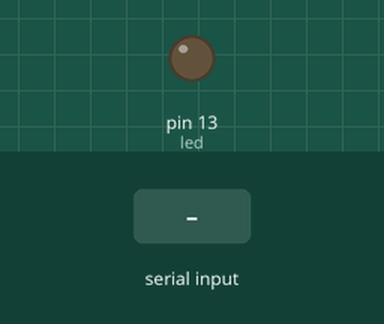
A sketch run on a simulated Arduino Uno, built with avr-gcc and run on an emulated ATmega328P. Shown: output pins drawn as LEDs (lit = HIGH). The test bench sets the inputs (shaded band). What the sketch prints to the serial monitor is not drawn.

Above: at 1.2 s.
1.3 s: "1" received over Serial
At 2.1 s:
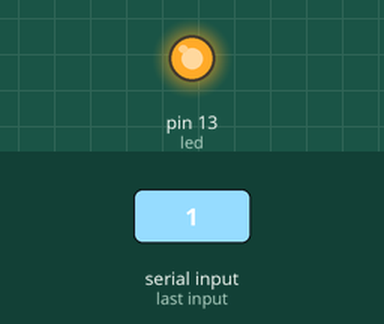
4.3 s: "*" received over Serial
7.3 s: "-" received over Serial
Timing chart, 0 to 10.3 s (numbered marks = the images above; inputs shaded):
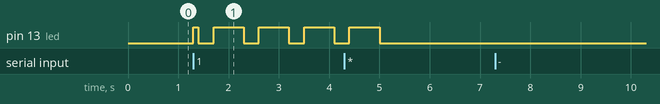

The sketch:

MorseArduino.ino
```cpp
#define led 13
#define dot 100
#define dash 600
#define letterDelay 300
#define wordDelay 500

const char* morseCodes[] = {
  "*-",      // A
  "-***",    // B
  "-*-*",    // C
  "-**",     // D
  "*",       // E
  "**-*",    // F
  "--*",     // G
  "****",    // H
  "**",      // I
  "*---",    // J
  "-*-",     // K
  "*-**",    // L
  "--",      // M
  "-*",      // N
  "---",     // O
  "*--*",    // P
  "--*-",    // Q
  "*-*",     // R
  "***",     // S
  "-",       // T
  "**-",     // U
  "***-",    // V
  "*--",     // W
  "-**-",    // X
  "-*--",    // Y
  "--**",    // Z
  "-----",   // 0
  "*----",   // 1
  "**---",   // 2
  "***--",   // 3
  "****-",   // 4
  "*****",   // 5
  "-****",   // 6
  "--***",   // 7
  "---**",   // 8
  "----*",   // 9
};
int input;

void setup() {
  pinMode(led, OUTPUT);
  Serial.begin(9600);
  Serial.println("Start writing here. The characters and numbers will be converted to Morse code on the LED on the board");
  Serial.println();
}

void loop() {
  if (Serial.available() > 0) {
    input = Serial.read();
    if (!isAlphaNumeric(input)) {
      Serial.print("'");
      Serial.print(char(input));
      Serial.println("' is an invalid character. You can only input characters 'a'..'z', 'A'..'Z' and numbers '0'..'9'");
    } else {
      const char* morse = morseCodes[morseIndexFor(input)];
      int i = 0;
      char letter = 0;
      Serial.write(input);
      Serial.print(" = ");
      do {
        letter = morse[i++];
        flashMorseFor(letter);
      } while (letter > 0);
      Serial.println();
      delay(wordDelay);
    }
  }
}

int morseIndexFor(int input) {
  int offset = 0;
  if (isLowerCase(input)) {
    offset = 'a';
  } else if (isUpperCase(input)) {
    offset = 'A';
  } else if (isDigit(input)) {
    offset = '0' - 26;
  }
  return input - offset;
}

void flashMorseFor(char letter) {
  Serial.print(letter);
  digitalWrite(led, HIGH);
  if (letter == '*') {
    delay(dot);
  } else if (letter == '-') {
    delay(dash);
  }
  digitalWrite(led, LOW);
  delay(letterDelay);
}
```

Measured:
- after the input at 1.3 s, pin 13 (led): LOW → HIGH at once, then repeats every 0.90 s: LOW 0.30 s, HIGH 0.60 s
- after the input at 7.3 s, every drawn part: stays the same
